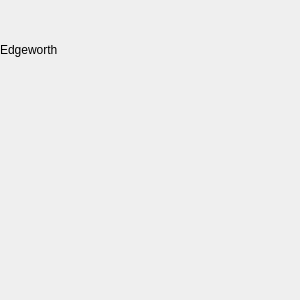
<?xml version="1.0" encoding="UTF-8"?>
<ui version="4.0">
 <class>MilesEdgeworthClass</class>
 <widget class="QWidget" name="MilesEdgeworthClass">
  <property name="geometry">
   <rect>
    <x>0</x>
    <y>0</y>
    <width>300</width>
    <height>300</height>
   </rect>
  </property>
  <property name="minimumSize">
   <size>
    <width>300</width>
    <height>300</height>
   </size>
  </property>
  <property name="maximumSize">
   <size>
    <width>300</width>
    <height>300</height>
   </size>
  </property>
  <property name="windowTitle">
   <string>MilesEdgeworth</string>
  </property>
  <widget class="QLabel" name="petLabel">
   <property name="geometry">
    <rect>
     <x>0</x>
     <y>0</y>
     <width>100</width>
     <height>100</height>
    </rect>
   </property>
   <property name="text">
    <string>Edgeworth</string>
   </property>
  </widget>
 </widget>
 <layoutdefault spacing="6" margin="11"/>
 <resources>
  <include location="MilesEdgeworth.qrc"/>
 </resources>
 <connections/>
</ui>
